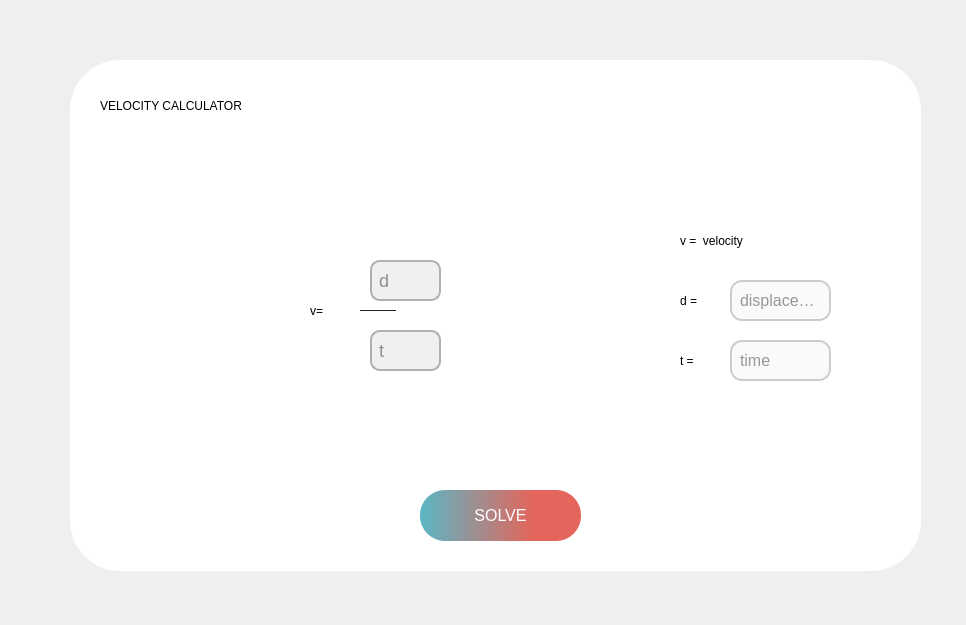
<?xml version="1.0" encoding="UTF-8"?>
<ui version="4.0">
 <class>MainWindow</class>
 <widget class="QMainWindow" name="MainWindow">
  <property name="geometry">
   <rect>
    <x>0</x>
    <y>0</y>
    <width>966</width>
    <height>625</height>
   </rect>
  </property>
  <property name="windowTitle">
   <string>MainWindow</string>
  </property>
  <widget class="QWidget" name="centralwidget">
   <widget class="QLabel" name="label">
    <property name="geometry">
     <rect>
      <x>0</x>
      <y>0</y>
      <width>981</width>
      <height>641</height>
     </rect>
    </property>
    <property name="text">
     <string/>
    </property>
    <property name="pixmap">
     <pixmap>page1_bg.webp</pixmap>
    </property>
    <property name="scaledContents">
     <bool>true</bool>
    </property>
   </widget>
   <widget class="QLabel" name="label_2">
    <property name="geometry">
     <rect>
      <x>50</x>
      <y>40</y>
      <width>891</width>
      <height>551</height>
     </rect>
    </property>
    <property name="styleSheet">
     <string notr="true">
    background-color: rgba(255, 255, 255, 0.975); /* White background with 80% opacity */
    border-radius: 50px; /* Rounded corners */
    padding: 20px; /* Optional: Add some padding inside the box */
    margin: 20px; /* Optional: Add margin around the box */
    color: #000000; /* Text color inside the box */
</string>
    </property>
    <property name="text">
     <string/>
    </property>
   </widget>
   <widget class="QLabel" name="label_4">
    <property name="geometry">
     <rect>
      <x>100</x>
      <y>80</y>
      <width>371</width>
      <height>51</height>
     </rect>
    </property>
    <property name="styleSheet">
     <string notr="true">FONT-SIZE:30PX;</string>
    </property>
    <property name="text">
     <string>VELOCITY CALCULATOR</string>
    </property>
   </widget>
   <widget class="QPushButton" name="pushButton">
    <property name="geometry">
     <rect>
      <x>420</x>
      <y>490</y>
      <width>161</width>
      <height>51</height>
     </rect>
    </property>
    <property name="styleSheet">
     <string notr="true">QPushButton {
    background: qlineargradient(x1:0, y1:0, x2:1, y2:0, stop:0 #5bb7c6, stop:0.7 #e3655b);
    border-radius: 25px;
    border: none;
    color: white;
    padding: 10px 20px;
    font-size: 16px;
    box-shadow: 0px 5px 15px rgba(0, 0, 0, 0.3);
    transition: all 0.3s ease;
}

QPushButton:hover {
    background: qlineargradient(x1:0, y1:0, x2:1, y2:0, stop:0 #e3655b, stop:1 #5bb7c6);
    transform: scale(1.05);
}

QPushButton:pressed {
    background: qlineargradient(x1:0, y1:0, x2:1, y2:0, stop:0 #c94d3f, stop:1 #497d87);
    transform: scale(0.95);
    box-shadow: 0px 3px 10px rgba(0, 0, 0, 0.2);
}
</string>
    </property>
    <property name="text">
     <string>SOLVE</string>
    </property>
   </widget>
   <widget class="QLabel" name="label_3">
    <property name="geometry">
     <rect>
      <x>310</x>
      <y>270</y>
      <width>51</width>
      <height>81</height>
     </rect>
    </property>
    <property name="styleSheet">
     <string notr="true">font: 28pt &quot;MS Shell Dlg 2&quot;;</string>
    </property>
    <property name="text">
     <string>v=</string>
    </property>
    <property name="scaledContents">
     <bool>true</bool>
    </property>
   </widget>
   <widget class="QLineEdit" name="lineEdit_2">
    <property name="geometry">
     <rect>
      <x>370</x>
      <y>260</y>
      <width>71</width>
      <height>41</height>
     </rect>
    </property>
    <property name="styleSheet">
     <string notr="true">QLineEdit {
    background-color: #F0F0F0;
    color: #2E2E2E;
    border: 2px solid #B0B0B0;
    border-top-left-radius: 10px;
    border-top-right-radius: 10px;
    border-bottom-left-radius: 10px;
    border-bottom-right-radius: 10px;
    padding: 5px;
    font-size: 18px;
    text-align: center;
}

QLineEdit:hover {
    border: 2px solid #8A8A8A;
    background-color: #F5F5F5;
}

QLineEdit:focus {
    border: 2px solid #6A6A6A;
    background-color: #E0E0E0;
}

QLineEdit::placeholder {
    color: #A0A0A0;
    font-size: 14px;
    text-align: center;
}
</string>
    </property>
    <property name="text">
     <string/>
    </property>
    <property name="placeholderText">
     <string>d</string>
    </property>
   </widget>
   <widget class="QLineEdit" name="lineEdit_3">
    <property name="geometry">
     <rect>
      <x>370</x>
      <y>330</y>
      <width>71</width>
      <height>41</height>
     </rect>
    </property>
    <property name="styleSheet">
     <string notr="true">QLineEdit {
    background-color: #F0F0F0;
    color: #2E2E2E;
    border: 2px solid #B0B0B0;
    border-top-left-radius: 10px;
    border-top-right-radius: 10px;
    border-bottom-left-radius: 10px;
    border-bottom-right-radius: 10px;
    padding: 5px;
    font-size: 18px;
    text-align: center;
}

QLineEdit:hover {
    border: 2px solid #8A8A8A;
    background-color: #F5F5F5;
}

QLineEdit:focus {
    border: 2px solid #6A6A6A;
    background-color: #E0E0E0;
}
QLineEdit::placeholder {
    color: #A0A0A0;
    font-size: 14px;
    text-align: center;
}
</string>
    </property>
    <property name="text">
     <string/>
    </property>
    <property name="placeholderText">
     <string>t</string>
    </property>
   </widget>
   <widget class="QLabel" name="label_5">
    <property name="geometry">
     <rect>
      <x>360</x>
      <y>300</y>
      <width>91</width>
      <height>20</height>
     </rect>
    </property>
    <property name="styleSheet">
     <string notr="true">font: 28pt &quot;MS Shell Dlg 2&quot;;</string>
    </property>
    <property name="text">
     <string>———</string>
    </property>
    <property name="scaledContents">
     <bool>true</bool>
    </property>
   </widget>
   <widget class="QLabel" name="label_6">
    <property name="geometry">
     <rect>
      <x>680</x>
      <y>220</y>
      <width>151</width>
      <height>41</height>
     </rect>
    </property>
    <property name="styleSheet">
     <string notr="true">font: 20pt &quot;MS Shell Dlg 2&quot;;</string>
    </property>
    <property name="text">
     <string>v =  velocity</string>
    </property>
    <property name="scaledContents">
     <bool>true</bool>
    </property>
   </widget>
   <widget class="QLabel" name="label_7">
    <property name="geometry">
     <rect>
      <x>680</x>
      <y>280</y>
      <width>51</width>
      <height>41</height>
     </rect>
    </property>
    <property name="styleSheet">
     <string notr="true">font: 20pt &quot;MS Shell Dlg 2&quot;;</string>
    </property>
    <property name="text">
     <string>d =</string>
    </property>
    <property name="scaledContents">
     <bool>true</bool>
    </property>
   </widget>
   <widget class="QLineEdit" name="lineEdit_5">
    <property name="geometry">
     <rect>
      <x>730</x>
      <y>280</y>
      <width>101</width>
      <height>41</height>
     </rect>
    </property>
    <property name="styleSheet">
     <string notr="true">QLineEdit {
    background-color: #FAFAFA;
    color: #333333;
    border: 2px solid #CCCCCC;
    border-top-left-radius: 12px;
    border-top-right-radius: 12px;
    border-bottom-left-radius: 12px;
    border-bottom-right-radius: 12px;
    padding: 6px;
    font-size: 16px;
    text-align: center;
}

QLineEdit:hover {
    border: 2px solid #AAAAAA;
    background-color: #FFFFFF;
}

QLineEdit:focus {
    border: 2px solid #888888;
    background-color: #F2F2F2;
}

QLineEdit::placeholder {
    color: #B0B0B0;
    font-size: 15px;
    text-align: center;
}
</string>
    </property>
    <property name="text">
     <string/>
    </property>
    <property name="placeholderText">
     <string>displacement</string>
    </property>
   </widget>
   <widget class="QLabel" name="label_8">
    <property name="geometry">
     <rect>
      <x>680</x>
      <y>340</y>
      <width>51</width>
      <height>41</height>
     </rect>
    </property>
    <property name="styleSheet">
     <string notr="true">font: 20pt &quot;MS Shell Dlg 2&quot;;</string>
    </property>
    <property name="text">
     <string>t =</string>
    </property>
    <property name="scaledContents">
     <bool>true</bool>
    </property>
   </widget>
   <widget class="QLineEdit" name="lineEdit_6">
    <property name="geometry">
     <rect>
      <x>730</x>
      <y>340</y>
      <width>101</width>
      <height>41</height>
     </rect>
    </property>
    <property name="styleSheet">
     <string notr="true">QLineEdit {
    background-color: #FAFAFA;
    color: #333333;
    border: 2px solid #CCCCCC;
    border-top-left-radius: 12px;
    border-top-right-radius: 12px;
    border-bottom-left-radius: 12px;
    border-bottom-right-radius: 12px;
    padding: 6px;
    font-size: 16px;
    text-align: center;
}

QLineEdit:hover {
    border: 2px solid #AAAAAA;
    background-color: #FFFFFF;
}

QLineEdit:focus {
    border: 2px solid #888888;
    background-color: #F2F2F2;
}

QLineEdit::placeholder {
    color: #B0B0B0;
    font-size: 15px;
    text-align: center;
}
</string>
    </property>
    <property name="text">
     <string/>
    </property>
    <property name="placeholderText">
     <string>time</string>
    </property>
   </widget>
   <widget class="QLabel" name="label_9">
    <property name="geometry">
     <rect>
      <x>120</x>
      <y>150</y>
      <width>221</width>
      <height>121</height>
     </rect>
    </property>
    <property name="text">
     <string/>
    </property>
    <property name="pixmap">
     <pixmap>page1_formula.png</pixmap>
    </property>
   </widget>
  </widget>
 </widget>
 <resources/>
 <connections/>
</ui>
